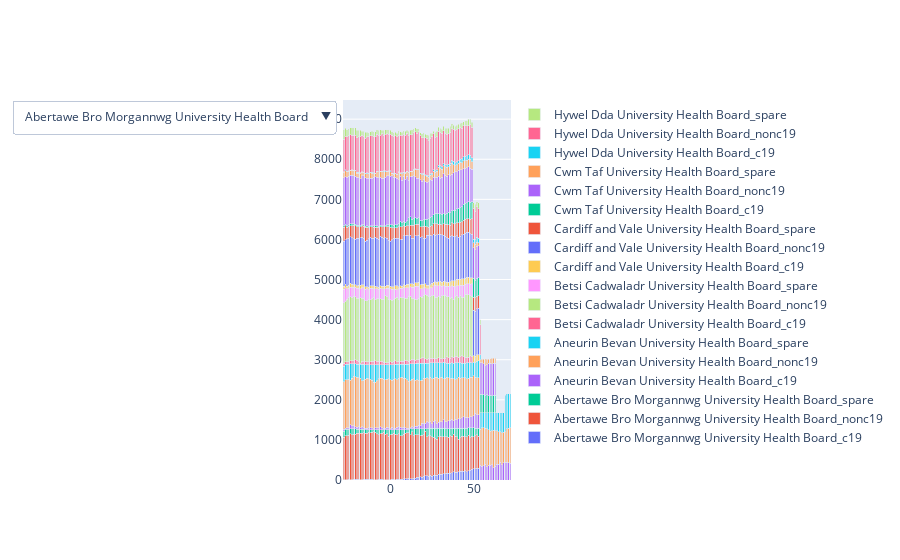

This figure's notebook cell:
### Code cell
# show the specific traces you allow.

fig = go.Figure()

for column in [y for _, y in beds_stacked.iloc[:, 0:6].columns]:
    fig.add_trace(
        go.Bar(
            x = beds_stacked.index,
            y = beds_stacked[('ga_c19', column)],
            name = column + '_c19'
        )
    )
    fig.add_trace(
        go.Bar(
            x = beds_stacked.index,
            y = beds_stacked[('ga_nonc19', column)],
            name = column + '_nonc19'
        ))
    fig.add_trace(
        go.Bar(
            x = beds_stacked.index,
            y = beds_stacked[('ga_spare', column)],
            name = column + '_spare'
        ))
    
base_title = 'Beds in use in health board: '

fig.update_layout(
    barmode = 'stack',
    updatemenus=[go.layout.Updatemenu(
        active=0,
        buttons=list(
            [dict(label = 'Abertawe Bro Morgannwg University Health Board',
                  method = 'update',
                  args = [{'visible': [True, True, True] +  [False, False, False, False, False] * 3},
                          {'title': base_title + 'Abertawe Bro Morgannwg',
                           'showlegend':True}]),
             dict(label = 'Aneurin Bevan University Health Board',
                  method = 'update',
                  args = [{'visible': [False, False, False, True, True, True] + [False, False, False, False] * 3}, 
                          {'title': base_title + 'Aneurin Bevan University Health Board',
                           'showlegend':True}]),
             dict(label = 'Betsi Cadwaladr University Health Board',
                  method = 'update',
                  args = [{'visible': [False, False] * 3 + [True, True, True] + [False, False, False] * 3},
                          {'title': base_title + 'Betsi Cadwaladr University Health Board',
                           'showlegend':True}]),
             dict(label = 'Cardiff and Vale University Health Board',
                  method = 'update',
                  args = [{'visible': [False, False, False] * 3 + [True, True, True] +  [False, False] * 3},
                          {'title': base_title + 'Cardiff and Vale University Health Board',
                           'showlegend':True}]),
             dict(label = 'Cwm Taf University Health Board',
                  method = 'update',
                  args = [{'visible': [False, False, False, False] * 3 + [True, True, True, False, False, False]},
                          {'title': base_title + 'Cwm Taf University Health Board',
                           'showlegend':True}]),
             dict(label = 'Hywel Dda University Health Board',
                  method = 'update',
                  args = [{'visible': [False, False, False, False, False] * 3 + [True, True, True]},
                          {'title': base_title + 'Hywel Dda University Health Board',
                           'showlegend':True}]),
            ])
        )
    ])

fig.show()

### Figure 1 — Plotly figure (JSON) as saved in the notebook; plotly's stock layout.template omitted (floating-point values rounded to 4 significant figures)
{"data": [{"name": "Abertawe Bro Morgannwg University Health Board_c19", "type": "bar", "x": [-28, -27, -26, -25, -24, -23, -22, -21, -20, -19, -18, -17, -16, -15, -14, -13, -12, -11, -10, -9, -8, -7, -6, -5, -4, -3, -2, -1, 0, 1, 2, 3, 4, 5, 6, 7, 8, 9, 10, 11, 12, 13, 14, 15, 16, 17, 18, 19, 20, 21, 22, 23, 24, 25, 26, 27, 28, 29, 30, 31, 32, 33, 34, 35, 36, 37, 38, 39, 40, 41, 42, 43, 44, 45, 46, 47, 48, 49, 50, 51, 52, 53, 54, 55, 56, 57, 58, 59, 60, 61, 62, 63, 64, 65, 66, 67, 68, 69, 70, 71, 72], "y": [9, 7, 9, 14, 5, 8, 13, 14, 15, 17, 12, 8, 22, 24, 19, 13, 15, 16, 10, 7, 12, 19, 17, 13, 11, 11, 11, 11, 11, 13, 16, 12, 15, 17, 16, 13, 27, 32, 35, 41, 29, 32, 42, 46, 63, 73, 81, 70, 88, 104, 100, 94, 115, 99, 118, 117, 117, 138, 138, 141, 159, 156, 163, 166, 171, 184, 209, 196, 198, 207, 215, 220, 222, 231, 208, 236, 249, 264, 279, 283, 289, 295, null, null, null, null, null, null, null, null, null, null, null, null, null, null, null, null, null, null, null]}, {"name": "Abertawe Bro Morgannwg University Health Board_nonc19", "type": "bar", "x": [-28, -27, -26, -25, -24, -23, -22, -21, -20, -19, -18, -17, -16, -15, -14, -13, -12, -11, -10, -9, -8, -7, -6, -5, -4, -3, -2, -1, 0, 1, 2, 3, 4, 5, 6, 7, 8, 9, 10, 11, 12, 13, 14, 15, 16, 17, 18, 19, 20, 21, 22, 23, 24, 25, 26, 27, 28, 29, 30, 31, 32, 33, 34, 35, 36, 37, 38, 39, 40, 41, 42, 43, 44, 45, 46, 47, 48, 49, 50, 51, 52, 53, 54, 55, 56, 57, 58, 59, 60, 61, 62, 63, 64, 65, 66, 67, 68, 69, 70, 71, 72], "y": [1061, 1095, 1095, 1107, 1143, 1122, 1126, 1124, 1148, 1150, 1155, 1159, 1156, 1143, 1148, 1184, 1161, 1181, 1189, 1189, 1141, 1114, 1136, 1149, 1178, 1128, 1146, 1076, 1112, 1131, 1147, 1127, 1119, 1134, 1085, 1094, 1114, 1130, 1140, 1134, 1102, 1172, 1058, 1077, 1070, 1050, 1023, 1042, 1046, 1108, 977, 1011, 984, 983, 952, 927, 903, 940, 957, 942, 921, 922, 910, 906, 938, 908, 930, 898, 885, 815, 837, 871, 868, 854, 865, 879, 808, 825, 796, 823, 837, 796, null, null, null, null, null, null, null, null, null, null, null, null, null, null, null, null, null, null, null]}, {"name": "Abertawe Bro Morgannwg University Health Board_spare", "type": "bar", "x": [-28, -27, -26, -25, -24, -23, -22, -21, -20, -19, -18, -17, -16, -15, -14, -13, -12, -11, -10, -9, -8, -7, -6, -5, -4, -3, -2, -1, 0, 1, 2, 3, 4, 5, 6, 7, 8, 9, 10, 11, 12, 13, 14, 15, 16, 17, 18, 19, 20, 21, 22, 23, 24, 25, 26, 27, 28, 29, 30, 31, 32, 33, 34, 35, 36, 37, 38, 39, 40, 41, 42, 43, 44, 45, 46, 47, 48, 49, 50, 51, 52, 53, 54, 55, 56, 57, 58, 59, 60, 61, 62, 63, 64, 65, 66, 67, 68, 69, 70, 71, 72], "y": [151, 159, 157, 140, 131, 149, 140, 141, 99, 95, 95, 95, 89, 82, 85, 55, 76, 55, 53, 56, 100, 120, 100, 91, 64, 115, 97, 168, 132, 112, 93, 117, 122, 104, 151, 145, 111, 93, 80, 79, 142, 69, 174, 151, 145, 155, 175, 171, 149, 71, 207, 183, 189, 208, 224, 250, 270, 213, 200, 210, 217, 215, 204, 207, 170, 198, 148, 194, 205, 271, 236, 196, 197, 202, 219, 185, 247, 210, 229, 190, 162, 204, null, null, null, null, null, null, null, null, null, null, null, null, null, null, null, null, null, null, null]}, {"name": "Aneurin Bevan University Health Board_c19", "type": "bar", "x": [-28, -27, -26, -25, -24, -23, -22, -21, -20, -19, -18, -17, -16, -15, -14, -13, -12, -11, -10, -9, -8, -7, -6, -5, -4, -3, -2, -1, 0, 1, 2, 3, 4, 5, 6, 7, 8, 9, 10, 11, 12, 13, 14, 15, 16, 17, 18, 19, 20, 21, 22, 23, 24, 25, 26, 27, 28, 29, 30, 31, 32, 33, 34, 35, 36, 37, 38, 39, 40, 41, 42, 43, 44, 45, 46, 47, 48, 49, 50, 51, 52, 53, 54, 55, 56, 57, 58, 59, 60, 61, 62, 63, 64, 65, 66, 67, 68, 69, 70, 71, 72], "y": [40, 36, 41, 41, 100, 77, 80, 46, 49, 68, 44, 63, 36, 44, 37, 48, 48, 47, 22, 48, 51, 55, 72, 55, 42, 32, 59, 54, 21, 60, 28, 37, 65, 73, 62, 46, 65, 48, 30, 32, 32, 51, 39, 71, 61, 83, 80, 138, 117, 134, 166, 155, 169, 113, 177, 187, 110, 149, 156, 161, 208, 163, 170, 193, 209, 221, 197, 222, 216, 233, 240, 263, 286, 263, 268, 257, 277, 281, 296, 365, 344, 333, 371, 339, 357, 396, 331, 365, 374, 375, 311, 347, 398, 388, 443, 386, 425, 441, 447, 436, 423]}, {"name": "Aneurin Bevan University Health Board_nonc19", "type": "bar", "x": [-28, -27, -26, -25, -24, -23, -22, -21, -20, -19, -18, -17, -16, -15, -14, -13, -12, -11, -10, -9, -8, -7, -6, -5, -4, -3, -2, -1, 0, 1, 2, 3, 4, 5, 6, 7, 8, 9, 10, 11, 12, 13, 14, 15, 16, 17, 18, 19, 20, 21, 22, 23, 24, 25, 26, 27, 28, 29, 30, 31, 32, 33, 34, 35, 36, 37, 38, 39, 40, 41, 42, 43, 44, 45, 46, 47, 48, 49, 50, 51, 52, 53, 54, 55, 56, 57, 58, 59, 60, 61, 62, 63, 64, 65, 66, 67, 68, 69, 70, 71, 72], "y": [1188, 1204, 1199, 1215, 1115, 1178, 1227, 1251, 1251, 1226, 1237, 1156, 1187, 1217, 1243, 1222, 1218, 1190, 1160, 1143, 1168, 1215, 1210, 1229, 1218, 1211, 1194, 1222, 1226, 1177, 1231, 1234, 1185, 1213, 1235, 1260, 1216, 1240, 1211, 1173, 1173, 1192, 1214, 1145, 1166, 1121, 1120, 1073, 1142, 1123, 1099, 1087, 1106, 1120, 1070, 1088, 1163, 1092, 1101, 1111, 1021, 1079, 1111, 1081, 1041, 1029, 1046, 996, 1024, 1039, 1012, 996, 975, 998, 968, 979, 987, 985, 1001, 896, 914, 918, 901, 966, 941, 891, 944, 886, 837, 853, 935, 882, 825, 810, 760, 797, 763, 763, 827, 858, 881]}, {"name": "Aneurin Bevan University Health Board_spare", "type": "bar", "x": [-28, -27, -26, -25, -24, -23, -22, -21, -20, -19, -18, -17, -16, -15, -14, -13, -12, -11, -10, -9, -8, -7, -6, -5, -4, -3, -2, -1, 0, 1, 2, 3, 4, 5, 6, 7, 8, 9, 10, 11, 12, 13, 14, 15, 16, 17, 18, 19, 20, 21, 22, 23, 24, 25, 26, 27, 28, 29, 30, 31, 32, 33, 34, 35, 36, 37, 38, 39, 40, 41, 42, 43, 44, 45, 46, 47, 48, 49, 50, 51, 52, 53, 54, 55, 56, 57, 58, 59, 60, 61, 62, 63, 64, 65, 66, 67, 68, 69, 70, 71, 72], "y": [392, 380, 380, 364, 405, 365, 313, 323, 320, 326, 339, 401, 397, 359, 340, 350, 354, 383, 438, 429, 401, 350, 338, 336, 360, 377, 367, 344, 373, 383, 361, 359, 380, 344, 333, 324, 349, 342, 389, 425, 425, 387, 377, 414, 403, 426, 430, 419, 371, 373, 365, 388, 359, 401, 387, 359, 361, 393, 377, 362, 405, 392, 353, 360, 384, 384, 388, 413, 391, 359, 379, 372, 370, 369, 394, 394, 366, 364, 337, 373, 420, 427, 406, 373, 380, 391, 403, 427, 467, 450, 432, 449, 455, 480, 475, 495, 490, 905, 873, 853, 843]}, {"name": "Betsi Cadwaladr University Health Board_c19", "type": "bar", "x": [-28, -27, -26, -25, -24, -23, -22, -21, -20, -19, -18, -17, -16, -15, -14, -13, -12, -11, -10, -9, -8, -7, -6, -5, -4, -3, -2, -1, 0, 1, 2, 3, 4, 5, 6, 7, 8, 9, 10, 11, 12, 13, 14, 15, 16, 17, 18, 19, 20, 21, 22, 23, 24, 25, 26, 27, 28, 29, 30, 31, 32, 33, 34, 35, 36, 37, 38, 39, 40, 41, 42, 43, 44, 45, 46, 47, 48, 49, 50, 51, 52, 53, 54, 55, 56, 57, 58, 59, 60, 61, 62, 63, 64, 65, 66, 67, 68, 69, 70, 71, 72], "y": [71, 66, 68, 70, 81, 74, 75, 100, 106, 80, 30, 74, 67, 95, 75, 72, 78, 94, 88, 108, 93, 89, 93, 93, 64, 54, 54, 58, 73, 65, 78, 85, 67, 73, 80, 76, 75, 100, 89, 79, 84, 115, 106, 87, 87, 102, 119, 140, 136, 109, 102, 120, 112, 110, 106, 97, 104, 127, 97, 98, 104, 105, 158, 134, 130, 150, 139, 157, 162, 132, 160, 175, 156, 137, 135, 132, 159, 145, null, null, null, null, null, null, null, null, null, null, null, null, null, null, null, null, null, null, null, null, null, null, null]}, {"name": "Betsi Cadwaladr University Health Board_nonc19", "type": "bar", "x": [-28, -27, -26, -25, -24, -23, -22, -21, -20, -19, -18, -17, -16, -15, -14, -13, -12, -11, -10, -9, -8, -7, -6, -5, -4, -3, -2, -1, 0, 1, 2, 3, 4, 5, 6, 7, 8, 9, 10, 11, 12, 13, 14, 15, 16, 17, 18, 19, 20, 21, 22, 23, 24, 25, 26, 27, 28, 29, 30, 31, 32, 33, 34, 35, 36, 37, 38, 39, 40, 41, 42, 43, 44, 45, 46, 47, 48, 49, 50, 51, 52, 53, 54, 55, 56, 57, 58, 59, 60, 61, 62, 63, 64, 65, 66, 67, 68, 69, 70, 71, 72], "y": [1504, 1515, 1558, 1607, 1591, 1577, 1606, 1574, 1545, 1570, 1633, 1582, 1572, 1509, 1529, 1565, 1552, 1554, 1602, 1516, 1561, 1564, 1554, 1537, 1577, 1664, 1643, 1574, 1548, 1542, 1539, 1558, 1608, 1554, 1594, 1589, 1591, 1554, 1559, 1621, 1596, 1521, 1514, 1517, 1502, 1519, 1540, 1509, 1555, 1595, 1590, 1531, 1531, 1567, 1578, 1534, 1530, 1529, 1524, 1570, 1579, 1582, 1497, 1522, 1488, 1481, 1456, 1498, 1512, 1504, 1512, 1471, 1484, 1563, 1570, 1558, 1499, 1514, null, null, null, null, null, null, null, null, null, null, null, null, null, null, null, null, null, null, null, null, null, null, null]}, {"name": "Betsi Cadwaladr University Health Board_spare", "type": "bar", "x": [-28, -27, -26, -25, -24, -23, -22, -21, -20, -19, -18, -17, -16, -15, -14, -13, -12, -11, -10, -9, -8, -7, -6, -5, -4, -3, -2, -1, 0, 1, 2, 3, 4, 5, 6, 7, 8, 9, 10, 11, 12, 13, 14, 15, 16, 17, 18, 19, 20, 21, 22, 23, 24, 25, 26, 27, 28, 29, 30, 31, 32, 33, 34, 35, 36, 37, 38, 39, 40, 41, 42, 43, 44, 45, 46, 47, 48, 49, 50, 51, 52, 53, 54, 55, 56, 57, 58, 59, 60, 61, 62, 63, 64, 65, 66, 67, 68, 69, 70, 71, 72], "y": [344, 339, 260, 226, 236, 257, 229, 231, 249, 250, 230, 261, 269, 288, 289, 242, 275, 257, 206, 274, 244, 233, 257, 269, 258, 182, 211, 275, 272, 273, 257, 229, 188, 261, 225, 230, 254, 256, 266, 215, 233, 271, 287, 322, 337, 305, 205, 214, 185, 173, 170, 202, 230, 197, 238, 297, 290, 259, 293, 235, 236, 224, 269, 261, 283, 288, 316, 252, 252, 288, 270, 299, 303, 264, 267, 276, 293, 308, null, null, null, null, null, null, null, null, null, null, null, null, null, null, null, null, null, null, null, null, null, null, null]}, {"name": "Cardiff and Vale University Health Board_c19", "type": "bar", "x": [-28, -27, -26, -25, -24, -23, -22, -21, -20, -19, -18, -17, -16, -15, -14, -13, -12, -11, -10, -9, -8, -7, -6, -5, -4, -3, -2, -1, 0, 1, 2, 3, 4, 5, 6, 7, 8, 9, 10, 11, 12, 13, 14, 15, 16, 17, 18, 19, 20, 21, 22, 23, 24, 25, 26, 27, 28, 29, 30, 31, 32, 33, 34, 35, 36, 37, 38, 39, 40, 41, 42, 43, 44, 45, 46, 47, 48, 49, 50, 51, 52, 53, 54, 55, 56, 57, 58, 59, 60, 61, 62, 63, 64, 65, 66, 67, 68, 69, 70, 71, 72], "y": [72, 79, 65, 70, 101, 76, 67, 67, 65, 75, 80, 65, 74, 62, 49, 57, 64, 63, 76, 65, 54, 45, 73, 63, 65, 63, 76, 79, 69, 65, 75, 91, 97, 50, 60, 54, 63, 65, 85, 83, 82, 79, 75, 88, 85, 93, 95, 101, 97, 104, 87, 90, 78, 104, 86, 93, 83, 99, 119, 97, 103, 111, 100, 107, 136, 133, 138, 147, 159, 159, 142, 153, 163, 152, 160, 157, 165, 153, 158, 162, 159, 146, null, null, null, null, null, null, null, null, null, null, null, null, null, null, null, null, null, null, null]}, {"name": "Cardiff and Vale University Health Board_nonc19", "type": "bar", "x": [-28, -27, -26, -25, -24, -23, -22, -21, -20, -19, -18, -17, -16, -15, -14, -13, -12, -11, -10, -9, -8, -7, -6, -5, -4, -3, -2, -1, 0, 1, 2, 3, 4, 5, 6, 7, 8, 9, 10, 11, 12, 13, 14, 15, 16, 17, 18, 19, 20, 21, 22, 23, 24, 25, 26, 27, 28, 29, 30, 31, 32, 33, 34, 35, 36, 37, 38, 39, 40, 41, 42, 43, 44, 45, 46, 47, 48, 49, 50, 51, 52, 53, 54, 55, 56, 57, 58, 59, 60, 61, 62, 63, 64, 65, 66, 67, 68, 69, 70, 71, 72], "y": [1117, 1115, 1181, 1180, 1162, 1160, 1139, 1135, 1188, 1178, 1189, 1185, 1164, 1133, 1160, 1205, 1211, 1196, 1192, 1217, 1204, 1199, 1233, 1219, 1196, 1211, 1168, 1118, 1113, 1168, 1200, 1181, 1183, 1203, 1147, 1176, 1224, 1231, 1218, 1204, 1202, 1138, 1142, 1176, 1172, 1174, 1190, 1189, 1147, 1132, 1241, 1239, 1232, 1196, 1191, 1159, 1180, 1185, 1167, 1193, 1153, 1130, 1103, 1091, 1126, 1121, 1112, 1094, 1083, 1053, 1071, 1099, 1110, 1118, 1120, 1122, 1089, 1079, 1138, 1115, 1150, 1165, null, null, null, null, null, null, null, null, null, null, null, null, null, null, null, null, null, null, null]}, {"name": "Cardiff and Vale University Health Board_spare", "type": "bar", "x": [-28, -27, -26, -25, -24, -23, -22, -21, -20, -19, -18, -17, -16, -15, -14, -13, -12, -11, -10, -9, -8, -7, -6, -5, -4, -3, -2, -1, 0, 1, 2, 3, 4, 5, 6, 7, 8, 9, 10, 11, 12, 13, 14, 15, 16, 17, 18, 19, 20, 21, 22, 23, 24, 25, 26, 27, 28, 29, 30, 31, 32, 33, 34, 35, 36, 37, 38, 39, 40, 41, 42, 43, 44, 45, 46, 47, 48, 49, 50, 51, 52, 53, 54, 55, 56, 57, 58, 59, 60, 61, 62, 63, 64, 65, 66, 67, 68, 69, 70, 71, 72], "y": [350, 345, 293, 289, 276, 303, 333, 337, 286, 286, 270, 289, 301, 344, 330, 277, 264, 280, 271, 257, 281, 295, 233, 257, 278, 265, 295, 342, 357, 306, 264, 267, 259, 286, 332, 309, 252, 243, 236, 252, 255, 322, 322, 275, 282, 272, 254, 249, 295, 303, 211, 210, 229, 239, 262, 287, 276, 255, 253, 249, 283, 298, 336, 341, 277, 314, 318, 327, 326, 356, 355, 329, 346, 349, 339, 340, 365, 387, 323, 342, 310, 308, null, null, null, null, null, null, null, null, null, null, null, null, null, null, null, null, null, null, null]}, {"name": "Cwm Taf University Health Board_c19", "type": "bar", "x": [-28, -27, -26, -25, -24, -23, -22, -21, -20, -19, -18, -17, -16, -15, -14, -13, -12, -11, -10, -9, -8, -7, -6, -5, -4, -3, -2, -1, 0, 1, 2, 3, 4, 5, 6, 7, 8, 9, 10, 11, 12, 13, 14, 15, 16, 17, 18, 19, 20, 21, 22, 23, 24, 25, 26, 27, 28, 29, 30, 31, 32, 33, 34, 35, 36, 37, 38, 39, 40, 41, 42, 43, 44, 45, 46, 47, 48, 49, 50, 51, 52, 53, 54, 55, 56, 57, 58, 59, 60, 61, 62, 63, 64, 65, 66, 67, 68, 69, 70, 71, 72], "y": [41, 37, 36, 38, 40, 42, 39, 39, 34, 31, 27, 25, 38, 34, 32, 38, 25, 31, 39, 33, 33, 36, 32, 32, 31, 27, 51, 49, 56, 71, 68, 67, 80, 76, 128, 98, 97, 95, 133, 204, 214, 156, 163, 172, 154, 164, 165, 148, 164, 178, 185, 207, 217, 228, 231, 247, 265, 262, 260, 258, 247, 253, 276, 308, 313, 304, 326, 335, 354, 362, 363, 371, 398, 398, 402, 430, 422, 424, 472, 439, 453, 456, 455, 455, 451, 429, 446, 429, 437, 426, 434, 432, null, null, null, null, null, null, null, null, null]}, {"name": "Cwm Taf University Health Board_nonc19", "type": "bar", "x": [-28, -27, -26, -25, -24, -23, -22, -21, -20, -19, -18, -17, -16, -15, -14, -13, -12, -11, -10, -9, -8, -7, -6, -5, -4, -3, -2, -1, 0, 1, 2, 3, 4, 5, 6, 7, 8, 9, 10, 11, 12, 13, 14, 15, 16, 17, 18, 19, 20, 21, 22, 23, 24, 25, 26, 27, 28, 29, 30, 31, 32, 33, 34, 35, 36, 37, 38, 39, 40, 41, 42, 43, 44, 45, 46, 47, 48, 49, 50, 51, 52, 53, 54, 55, 56, 57, 58, 59, 60, 61, 62, 63, 64, 65, 66, 67, 68, 69, 70, 71, 72], "y": [1205, 1186, 1208, 1216, 1211, 1207, 1200, 1196, 1196, 1191, 1168, 1221, 1217, 1207, 1188, 1200, 1182, 1181, 1201, 1227, 1208, 1206, 1204, 1178, 1181, 1213, 1215, 1213, 1218, 1217, 1200, 1193, 1159, 1097, 1129, 1058, 1142, 1073, 1102, 936, 996, 1069, 1081, 1024, 1001, 991, 1012, 984, 991, 928, 925, 924, 933, 907, 936, 903, 905, 931, 881, 925, 1000, 973, 929, 942, 926, 915, 943, 954, 921, 942, 942, 927, 890, 877, 874, 874, 852, 815, 766, 749, 788, 800, 792, 789, 771, 745, 749, 806, 801, 795, 806, 806, null, null, null, null, null, null, null, null, null]}, {"name": "Cwm Taf University Health Board_spare", "type": "bar", "x": [-28, -27, -26, -25, -24, -23, -22, -21, -20, -19, -18, -17, -16, -15, -14, -13, -12, -11, -10, -9, -8, -7, -6, -5, -4, -3, -2, -1, 0, 1, 2, 3, 4, 5, 6, 7, 8, 9, 10, 11, 12, 13, 14, 15, 16, 17, 18, 19, 20, 21, 22, 23, 24, 25, 26, 27, 28, 29, 30, 31, 32, 33, 34, 35, 36, 37, 38, 39, 40, 41, 42, 43, 44, 45, 46, 47, 48, 49, 50, 51, 52, 53, 54, 55, 56, 57, 58, 59, 60, 61, 62, 63, 64, 65, 66, 67, 68, 69, 70, 71, 72], "y": [131, 154, 133, 123, 123, 125, 136, 138, 104, 113, 140, 89, 79, 96, 117, 108, 136, 129, 95, 78, 143, 143, 143, 165, 163, 136, 111, 117, 107, 62, 68, 77, 88, 191, 76, 170, 88, 154, 114, 181, 120, 122, 138, 182, 207, 207, 146, 163, 148, 151, 149, 116, 118, 138, 142, 127, 139, 228, 257, 200, 200, 206, 218, 193, 255, 275, 203, 159, 176, 179, 187, 176, 189, 191, 190, 182, 216, 178, 121, 141, 99, 69, 80, 94, 118, 172, 135, 95, 104, 135, 113, 118, null, null, null, null, null, null, null, null, null]}, {"name": "Hywel Dda University Health Board_c19", "type": "bar", "x": [-28, -27, -26, -25, -24, -23, -22, -21, -20, -19, -18, -17, -16, -15, -14, -13, -12, -11, -10, -9, -8, -7, -6, -5, -4, -3, -2, -1, 0, 1, 2, 3, 4, 5, 6, 7, 8, 9, 10, 11, 12, 13, 14, 15, 16, 17, 18, 19, 20, 21, 22, 23, 24, 25, 26, 27, 28, 29, 30, 31, 32, 33, 34, 35, 36, 37, 38, 39, 40, 41, 42, 43, 44, 45, 46, 47, 48, 49, 50, 51, 52, 53, 54, 55, 56, 57, 58, 59, 60, 61, 62, 63, 64, 65, 66, 67, 68, 69, 70, 71, 72], "y": [18, 17, 17, 11, 10, 16, 6, 14, 15, 14, 17, 21, 7, 17, 17, 11, 17, 14, 20, 10, 9, 10, 12, 15, 22, 20, 9, 16, 22, 12, 22, 20, 17, 18, 15, 16, 14, 14, 15, 14, 13, 10, 21, 13, 19, 21, 20, 24, 26, 27, 30, 30, 32, 43, 36, 40, 41, 52, 61, 64, 55, 54, 63, 61, 54, 66, 79, 73, 71, 65, 81, 96, 105, 105, 103, 107, 101, 101, 90, 120, 126, 110, 117, null, null, null, null, null, null, null, null, null, null, null, null, null, null, null, null, null, null]}, {"name": "Hywel Dda University Health Board_nonc19", "type": "bar", "x": [-28, -27, -26, -25, -24, -23, -22, -21, -20, -19, -18, -17, -16, -15, -14, -13, -12, -11, -10, -9, -8, -7, -6, -5, -4, -3, -2, -1, 0, 1, 2, 3, 4, 5, 6, 7, 8, 9, 10, 11, 12, 13, 14, 15, 16, 17, 18, 19, 20, 21, 22, 23, 24, 25, 26, 27, 28, 29, 30, 31, 32, 33, 34, 35, 36, 37, 38, 39, 40, 41, 42, 43, 44, 45, 46, 47, 48, 49, 50, 51, 52, 53, 54, 55, 56, 57, 58, 59, 60, 61, 62, 63, 64, 65, 66, 67, 68, 69, 70, 71, 72], "y": [809, 836, 861, 880, 879, 868, 872, 869, 866, 892, 907, 899, 901, 876, 898, 933, 906, 917, 895, 902, 920, 906, 891, 930, 897, 901, 923, 910, 908, 936, 919, 934, 930, 908, 927, 947, 933, 923, 941, 918, 913, 902, 914, 929, 897, 934, 946, 903, 881, 921, 915, 880, 895, 915, 905, 836, 820, 846, 834, 832, 822, 786, 769, 767, 773, 796, 795, 812, 807, 801, 792, 761, 776, 779, 749, 733, 767, 766, 769, 706, 761, 737, 756, null, null, null, null, null, null, null, null, null, null, null, null, null, null, null, null, null, null]}, {"name": "Hywel Dda University Health Board_spare", "type": "bar", "x": [-28, -27, -26, -25, -24, -23, -22, -21, -20, -19, -18, -17, -16, -15, -14, -13, -12, -11, -10, -9, -8, -7, -6, -5, -4, -3, -2, -1, 0, 1, 2, 3, 4, 5, 6, 7, 8, 9, 10, 11, 12, 13, 14, 15, 16, 17, 18, 19, 20, 21, 22, 23, 24, 25, 26, 27, 28, 29, 30, 31, 32, 33, 34, 35, 36, 37, 38, 39, 40, 41, 42, 43, 44, 45, 46, 47, 48, 49, 50, 51, 52, 53, 54, 55, 56, 57, 58, 59, 60, 61, 62, 63, 64, 65, 66, 67, 68, 69, 70, 71, 72], "y": [236, 206, 181, 172, 177, 181, 187, 182, 184, 167, 150, 107, 122, 138, 112, 85, 110, 110, 126, 129, 112, 125, 138, 96, 117, 121, 110, 112, 108, 90, 97, 84, 90, 111, 95, 74, 90, 100, 82, 107, 113, 127, 100, 97, 115, 76, 65, 104, 124, 85, 91, 132, 115, 84, 56, 121, 136, 99, 99, 101, 113, 124, 140, 137, 144, 114, 106, 102, 107, 114, 106, 135, 102, 113, 134, 163, 132, 129, 137, 170, 134, 150, 122, null, null, null, null, null, null, null, null, null, null, null, null, null, null, null, null, null, null]}], "layout": {"barmode": "stack", "updatemenus": [{"active": 0, "buttons": [{"args": [{"visible": [true, true, true, false, false, false, false, false, false, false, false, false, false, false, false, false, false, false]}, {"showlegend": true, "title": "Beds in use in health board: Abertawe Bro Morgannwg"}], "label": "Abertawe Bro Morgannwg University Health Board", "method": "update"}, {"args": [{"visible": [false, false, false, true, true, true, false, false, false, false, false, false, false, false, false, false, false, false]}, {"showlegend": true, "title": "Beds in use in health board: Aneurin Bevan University Health Board"}], "label": "Aneurin Bevan University Health Board", "method": "update"}, {"args": [{"visible": [false, false, false, false, false, false, true, true, true, false, false, false, false, false, false, false, false, false]}, {"showlegend": true, "title": "Beds in use in health board: Betsi Cadwaladr University Health Board"}], "label": "Betsi Cadwaladr University Health Board", "method": "update"}, {"args": [{"visible": [false, false, false, false, false, false, false, false, false, true, true, true, false, false, false, false, false, false]}, {"showlegend": true, "title": "Beds in use in health board: Cardiff and Vale University Health Board"}], "label": "Cardiff and Vale University Health Board", "method": "update"}, {"args": [{"visible": [false, false, false, false, false, false, false, false, false, false, false, false, true, true, true, false, false, false]}, {"showlegend": true, "title": "Beds in use in health board: Cwm Taf University Health Board"}], "label": "Cwm Taf University Health Board", "method": "update"}, {"args": [{"visible": [false, false, false, false, false, false, false, false, false, false, false, false, false, false, false, true, true, true]}, {"showlegend": true, "title": "Beds in use in health board: Hywel Dda University Health Board"}], "label": "Hywel Dda University Health Board", "method": "update"}]}]}}
